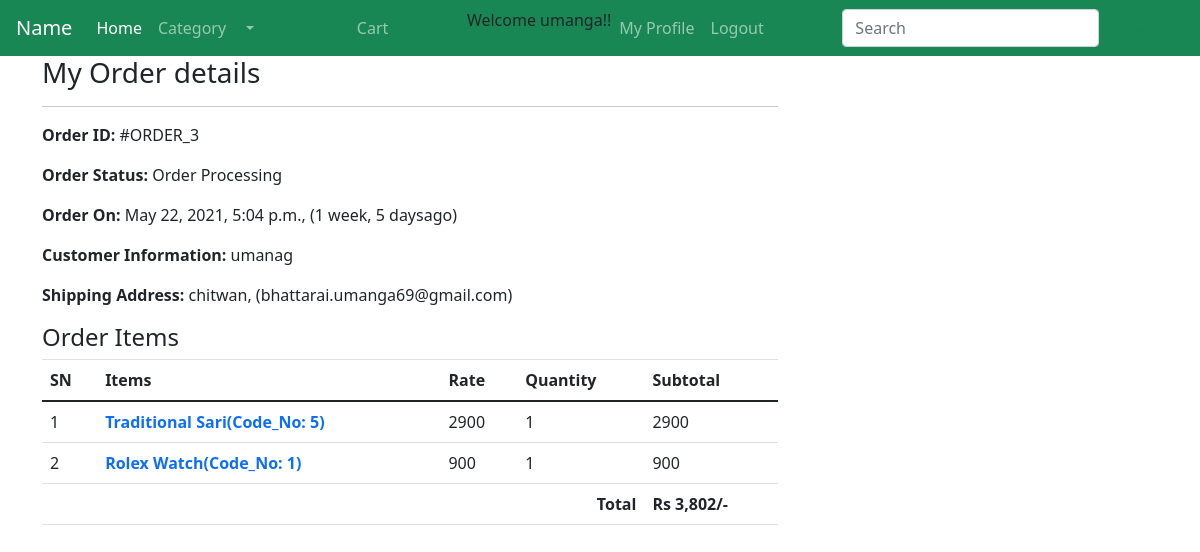
The page /profile/order-3/ (signed in) on the database its author committed.
### ecomapp/models.py (models this page shows, shortened)
class Order(models.Model):
    cart = models.OneToOneField(Cart, on_delete=models.CASCADE)
    order_by = models.CharField(max_length=100)
    shipping_address = models.CharField(max_length=100)
    mobile = models.CharField(max_length=100)
    Email = models.EmailField(max_length=100)
    subtotal = models.PositiveIntegerField()
    discount = models.PositiveIntegerField()
    total = models.PositiveIntegerField()
    order_status = models.CharField(max_length=100, choices= ORDER_STATUS)
    created = models.DateTimeField(auto_now_add=True)

class CartProduct(models.Model):
    cart = models.ForeignKey(Cart, on_delete=models.CASCADE)
    product = models.ForeignKey(Product, on_delete=models.CASCADE)
    rate = models.PositiveIntegerField()
    quantity = models.PositiveIntegerField()
    subtotal = models.PositiveIntegerField()

class Product(models.Model):
    title = models.CharField(max_length=100)
    slug = models.SlugField(unique=True)
    category = models.ForeignKey(Category, on_delete=models.CASCADE)
    image = models.ImageField(upload_to='product_image', null=True)
    market_price = models.PositiveIntegerField()
    selling_price = models.PositiveIntegerField()
    description = models.TextField()
    warrenty = models.CharField(max_length=100, null=True, blank=True)
    return_policy = models.CharField(max_length=100, null=True, blank=True)
    view_count = models.PositiveIntegerField(default=0)
    def __str__(self):
        return self.title

### ecomapp/views.py (the view)
# urls.py: path("profile/order-<int:pk>/", views.CustomerOrderDetailView.as_view(), name="customerorderdetail"),
class CustomerOrderDetailView(DetailView):
    template_name = "ecomapp/customerorderdetail.html"
    model = Order
    context_object_name = "ord_obj"
    def dispatch(self, request, *args, **kwargs):
        if request.user.is_authenticated and Customer.objects.filter(user=request.user).exists():
            order_id = self.kwargs["pk"]
            order = Order.objects.get(id=order_id)
            if request.user.customer != order.cart.customer:
                return redirect("ecomapp:customerprofile")
        else:
            return redirect("/login/?next=/profile/")
        return super().dispatch(request, *args, **kwargs)

### ecomapp/TEMPLATES/ecomapp/customerorderdetail.html
{% extends 'includes/base.html' %}
{% load humanize %}
{% block content %}
<div class="container">
    <div class="row">
    <div class="col-md-8 max-auto">
        <h3>My Order details</h3><hr>
        <p><span class="font-weight-bold">Order ID: </span> #ORDER_{{ord_obj.id}}</p>
        <p><span class="font-weight-bold">Order Status: </span>{{ord_obj.order_status}}</p>
        <p><span class="font-weight-bold">Order On: </span>{{ord_obj.created}}, ({{ord_obj.created|timesince}}ago)</p>
        <p><span class="font-weight-bold">Customer Information: </span>{{ord_obj.order_by}}</p>
        <p><span class="font-weight-bold">Shipping Address: </span>{{ord_obj.shipping_address}}, ({{ord_obj.Email}})</p>
        <h4>Order Items</h4>
        <table class="table">
            <thead>
            <tr>
                <th>SN</th>
                <th>Items</th>
                <th>Rate</th>
                <th>Quantity</th>
                <th>Subtotal</th>
            </tr>
            </thead>
            <tbody>
            {% for cp in ord_obj.cart.cartproduct_set.all %}
                <tr>
                    <td>{{forloop.counter}}</td>
                    <td><a class="font-weight-bold" style='text-decoration:none' target = "blank"  href="{% url 'ecomapp:product-details' cp.product.slug %}" >{{cp.product}}(Code_No: {{cp.product.id}})</a></td>
                    <td>{{cp.rate}}</td>
                    <td>{{cp.quantity}}</td>
                    <td>{{cp.subtotal}}</td>
                </tr>
            {% endfor %}
            <tr>
                <th colspan="4" class="text-right">Total</th>
                <th>Rs {{ord_obj.total|intcomma}}/-</th>
            </tr>
            </tbody>
        </table>
    </div>
    </div>
</div>
{% endblock %}

### ecomapp/TEMPLATES/includes/base.html (shortened to what this page needs)
<!DOCTYPE html>
<html lang="en">
<head>
<link rel="stylesheet" href="https://maxcdn.bootstrapcdn.com/bootstrap/4.0.0/css/bootstrap.min.css"
>
    <link href="https://cdn.jsdelivr.net/npm/bootstrap@5.0.0-beta3/dist/css/bootstrap.min.css" rel="stylesheet">
</head>
<body>
<nav class="navbar navbar-expand-lg navbar-dark bg-success">
  <a class="navbar-brand" href="{% url 'ecomapp:home' %}">Name</a>
  <div class="collapse navbar-collapse" id="navbarSupportedContent">
    <ul class="navbar-nav mr-auto">
      <li class="nav-item active">
        <a class="nav-link" href="{% url 'ecomapp:home' %}">Home <span class="sr-only">(current)</span></a>
      </li>
      <li class="nav-item">
        <a class="nav-link" href="{% url 'ecomapp:all-product' %}">Category</a>
      </li>
      <li class="nav-item dropdown">
        <a class="nav-link dropdown-toggle" href="#" id="navbarDropdown" role="button" data-toggle="dropdown" aria-haspopup="true" aria-expanded="false">
        </a>
      </li>
        <li class="nav-item">
          <a class="nav-link disabled" href="#"></a>
        </li>
      </ul>
    <ul class="navbar-nav mr-auto">
    <li class="nav-item">
        <a class="nav-link disable" href="{% url 'ecomapp:mycart' %}">Cart</a>
    </li>
    </ul>
    <ul class="navbar-nav mr-auto">
      {% if user.is_authenticated %}
      <li class = "nav-item">
          Welcome {{ request.user.username }}!!
      </li>
      <li class = "nav-item">
        <a class="nav-link disable" href="{% url 'ecomapp:customerprofile' %}">My Profile</a>
    </li>
      <li class = "nav-item">
       <a class="nav-link disable" href="{% url 'ecomapp:customerlogout' %}">Logout</a>
    </li>
      {% endif %}
    </ul>
    <form action="{% url 'ecomapp:search' %}" method="get" class="form-inline my-2 my-lg-0">
      <input class="form-control mr-sm-2" type="search" name="keyword" placeholder="Search" aria-label="Search">
      <button class="btn btn-outline-success my-2 my-sm-0" type="submit">Search</button>
    </form>
  </div>
</nav>
</body>
{% block content %}
{% endblock %}
</html>

### rows shown on the page
Order: id "3", order_status "Order Processing", created "May 22, 2021, 5:04 p.m.", created "1 week, 5 days", order_by "umanag", shipping_address "chitwan", Email "bhattarai.umanga69@gmail.com", total "3,802"
CartProduct: product "Traditional Sari", product.id "5", rate "2900", quantity "1", subtotal "2900"
CartProduct: product "Rolex Watch", product.id "1", rate "900", quantity "1", subtotal "900"

### other values the page prints
{{ request.user.username }} "umanga"
